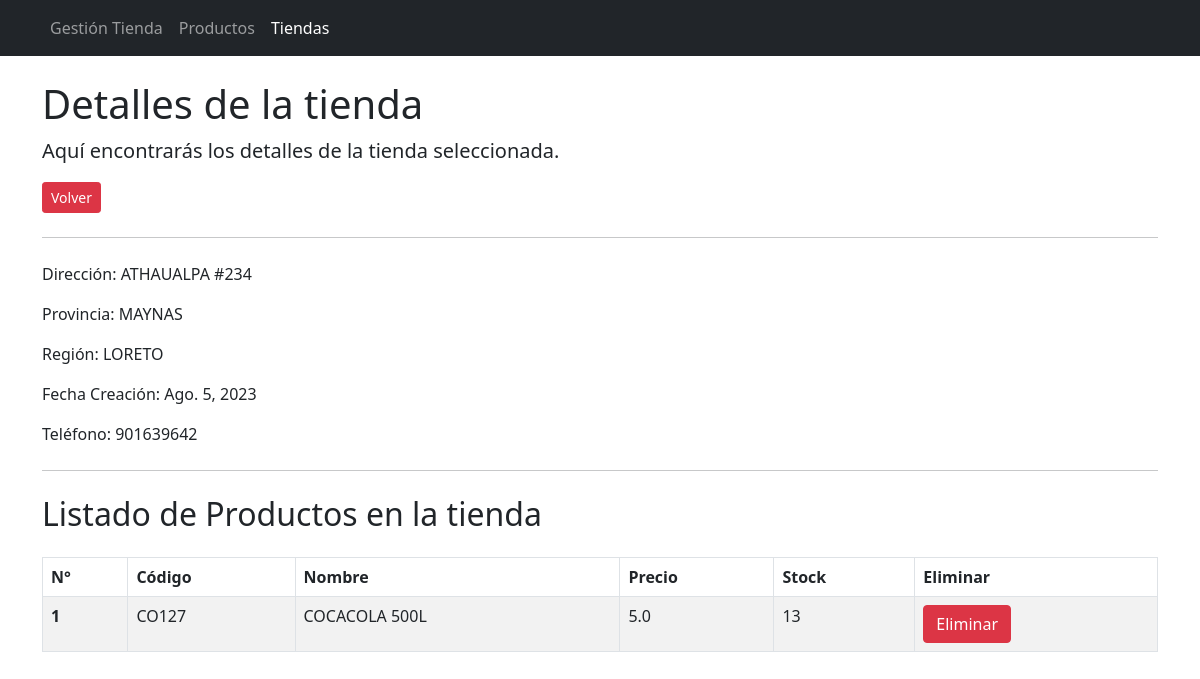
/gestionTienda/tiendas/6/, run on the app's committed database.
### gestionTienda/models.py (models this page shows, shortened)
class Tienda(models.Model):
    direccion = models.CharField(max_length=50)
    provincia = models.CharField(max_length=50)
    region = models.CharField(max_length=50)
    fechaCreacion = models.DateField( auto_now=True)
    telefono = models.CharField(max_length=9)

class Producto(models.Model):
    descripcion = models.CharField(max_length=50)
    codigo = models.CharField(max_length=50)
    precioVenta = models.FloatField()
    cantidad = models.IntegerField()
    tienda = models.ForeignKey(Tienda, on_delete=models.SET_NULL, null=True)

### gestionTienda/views.py (the view)
# urls.py: path('tiendas/<int:tienda_id>/', tienda_detalle_view, name='tienda_detalle'),
def tienda_detalle_view(request, tienda_id):
    tienda = Tienda.objects.get(id=tienda_id)
    productos = Producto.objects.filter(tienda_id=tienda_id)
    return render(request, 'tiendaDetalles.html', {'tienda': tienda, 'productos': productos})

### gestionTienda/templates/tiendaDetalles.html (shortened to what this page needs)
<html>
    <head>
        <link href="https://cdn.jsdelivr.net/npm/bootstrap@5.0.2/dist/css/bootstrap.min.css" rel="stylesheet">
        <link rel="stylesheet" href="https://cdnjs.cloudflare.com/ajax/libs/font-awesome/5.15.3/css/all.min.css">
    </head>
    <body>
        <nav class="navbar navbar-expand-lg navbar-dark bg-dark">
            <div class="container">
              <div class="collapse navbar-collapse" id="navbarNav">
                <ul class="navbar-nav">
                  <li class="nav-item ">
                    <a class="nav-link " href="/gestionTienda">Gestión Tienda</a>
                  </li>
                  <li class="nav-item ">
                    <a class="nav-link " href="/gestionTienda/productos">Productos</a>
                  </li>
                  <li class="nav-item ">
                    <a class="nav-link active" href="/gestionTienda/tiendas">Tiendas</a>
                  </li>
                </ul>
              </div>
            </div>
        </nav>
        <div class="container my-4">
            <div class="jumbotron mt-4">
                <h2 class="display-6">Detalles de la tienda</h2>
                <p class="lead">Aquí encontrarás los detalles de la tienda seleccionada.</p>
                <a href="/gestionTienda/tiendas" class="btn btn-danger btn-sm">Volver</a>
                <hr class="my-4">
                <p>Dirección: {{ tienda.direccion }}</p>
                <p>Provincia: {{tienda.provincia}}</p>
                <p>Región: {{tienda.region}}</p>
                <p>Fecha Creación: {{tienda.fechaCreacion}}</p>
                <p>Teléfono: {{ tienda.telefono }}</p>
                <hr class="my-4">
            </div>
            <h2>Listado de Productos en la tienda</h2>
            <div class="mt-4">
                <table class="table table-bordered table-striped">
                    <thead>
                        <tr>
                            <th scope="col">N°</th>
                            <th scope="col">Código</th>
                            <th scope="col">Nombre</th>
                            <th scope="col">Precio</th>
                            <th scope="col">Stock</th>
                            <th scope="col">Eliminar</th>
                        </tr>
                    </thead>
                    <tbody>
                        {% for producto in productos %}
                        <tr>
                            <th scope="row">{{ forloop.counter }}</th>
                            <td>{{ producto.codigo }}</td>
                            <td>{{ producto.descripcion }}</td>
                            <td>{{ producto.precioVenta }}</td>
                            <td>{{ producto.cantidad }}</td>
                            <td>
                                <a href="#" class="btn btn-danger" onclick="eliminarProducto({{producto.id}},{{ tienda.id }})">Eliminar</a>
                            </td>
                        </tr>
                        {% endfor %}
                    </tbody>
                </table>
            </div>
        </div>
    </body>
</html>

### data on the page
Tienda: direccion "ATHAUALPA #234", provincia "MAYNAS", region "LORETO", fechaCreacion "Ago. 5, 2023", telefono "901639642"
Producto: codigo "CO127", descripcion "COCACOLA 500L", precioVenta "5.0", cantidad "13"
